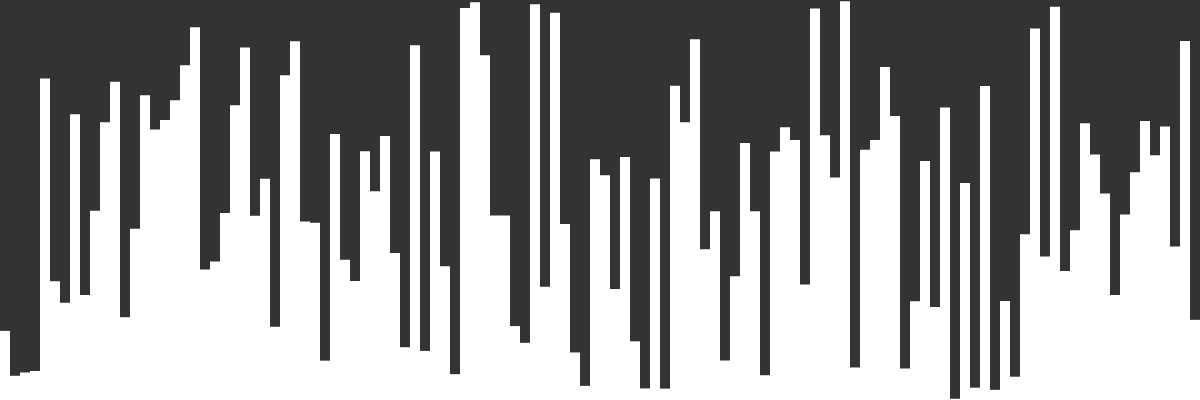
Frame 1 (no input)
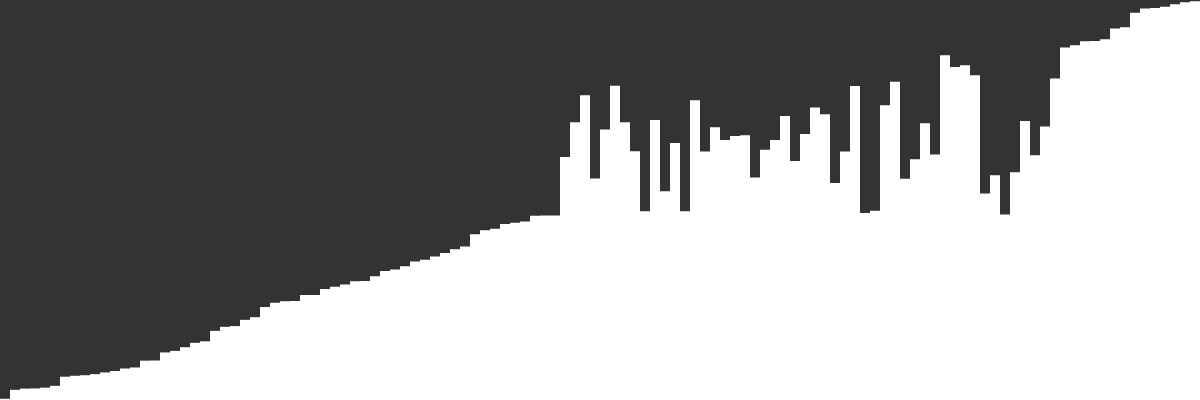
Frame 60 (no input)
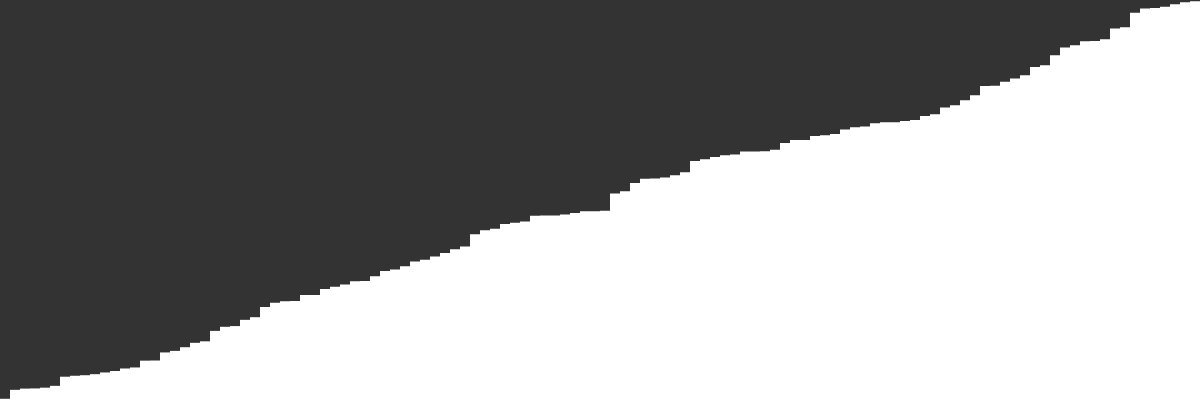
Frame 120 (the mouse pressed at the canvas centre since frame 60)

The p5.js sketch that drew these frames (run headless with seeded random() and noise() and a simulated clock; from frame 60 on, the mouse is pressed at the canvas centre):

// p5.js sketch
// ── sketch.js
let i = 0;
let wV = 10;
let speedV = 25;
let iters = 1;
let showPivotV = false;

let values;
let states;

let showPivot;
let speed;
let w;

let canvas;

function setup() {
  canvas = createCanvas(windowWidth, 400);
  w = createSlider(1, 20, wV, 1);
  w.changed(()=>{
    wV = w.value();
    init();
  });

  speed = createSlider(0, 50, speedV, 1);
  speedV = 0;
  speed.changed(()=>{
    speedV = constrain(map(speed.value(), 0, 25, 25, 0), 0, 25);
    if (speed.value() > 25) {
      iters = floor(map(speed.value(), 25, 50, 1, 10));
    } else {
      iters = 1;
    }
  });

  showPivot = createCheckbox("Show pivots?", showPivotV);
  showPivot.changed(()=>{
    showPivotV = showPivot.checked();
  });

  init();
}

function windowResized() {
  resizeCanvas(windowWidth, 400);
  init();
}

function init() {
  states = [];
  values = new Array(floor(width/wV));
  for (let i = 0; i<values.length; i++) {
    values[i] = random(height);
    states[i] = false;
  }
  quickSort(values, 0, values.length - 1);
}

async function quickSort(arr, start, end) {
  if (start >= end) {
    return;
  }
  let index = await partition(arr,start,end);
  await Promise.all([
    quickSort(arr, start, index - 1),
    quickSort(arr, index + 1, end)
  ]);
}

async function partition(arr, start, end) {
  let pivotIndex = start;
  let pivotValue = arr[end];
  states[pivotIndex] = true;
  let iter = 0;
  for (let i = start; i < end; i++) {
    if (arr[i] < pivotValue) {
      await swap(arr, i, pivotIndex, iter);
      iter++;
      states[pivotIndex] = false;
      pivotIndex++;
      states[pivotIndex] = true;
    }
  }
  await swap(arr, pivotIndex, end);
  return pivotIndex;
}

function draw() {
  background(51);

  for (let i = 0; i < values.length; i++) {
    noStroke();
    fill(255);
    if (showPivotV && states[i]) {
      fill('#E0777D');
    }
    rect(i*wV, height-values[i], wV, values[i]);
  }
}

async function swap(arr, a, b, iter) {
  if (iter % iters == 0) await sleep(speedV);
  let temp = arr[a];
  arr[a] = arr[b];
  arr[b] = temp;
}

function sleep(ms) {
  return new Promise(resolve => setTimeout(resolve, ms));
}
